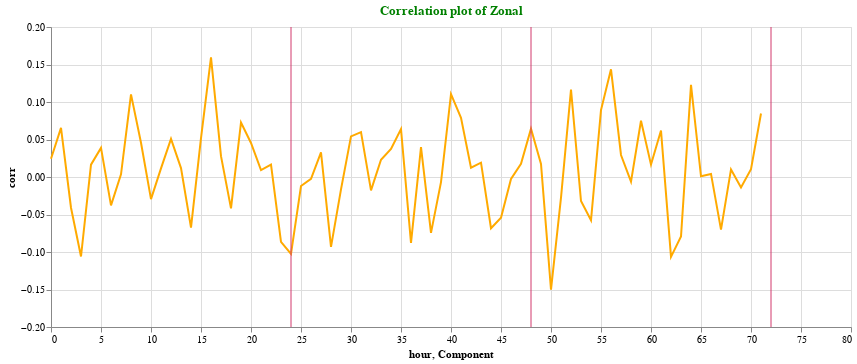

Notebook code cell kept with this figure:
### Code cell
plotcorr(corr_zonal,"Correlation plot of Zonal")

### Figure 1 — Vega-Lite specification as saved in the notebook (floating-point values rounded to 4 significant figures)
{"config": {"view": {"continuousWidth": 400, "continuousHeight": 300}}, "layer": [{"data": {"name": "data-762d33cb7cdd41bc6fa7764a0bf1d36d"}, "mark": "line", "encoding": {"color": {"value": "#FFAA00"}, "x": {"field": "hour", "type": "quantitative"}, "y": {"field": "corr", "type": "quantitative"}}, "height": 300, "title": {"text": ["Correlation plot of Zonal"], "color": "green"}, "width": 800}, {"data": {"name": "data-b9dd60dc560f7891b967d8e82c37ad0c"}, "mark": {"type": "rule", "color": "#D2386C"}, "encoding": {"x": {"field": "Component", "type": "quantitative"}}}], "$schema": "https://vega.github.io/schema/vega-lite/v4.17.0.json", "datasets": {"data-762d33cb7cdd41bc6fa7764a0bf1d36d": [{"corr": 0.02432, "hour": 0}, {"corr": 0.06548, "hour": 1}, {"corr": -0.04098, "hour": 2}, {"corr": -0.106, "hour": 3}, {"corr": 0.01644, "hour": 4}, {"corr": 0.03876, "hour": 5}, {"corr": -0.03781, "hour": 6}, {"corr": 0.003542, "hour": 7}, {"corr": 0.1102, "hour": 8}, {"corr": 0.04559, "hour": 9}, {"corr": -0.02957, "hour": 10}, {"corr": 0.01156, "hour": 11}, {"corr": 0.05082, "hour": 12}, {"corr": 0.01189, "hour": 13}, {"corr": -0.06752, "hour": 14}, {"corr": 0.05189, "hour": 15}, {"corr": 0.1594, "hour": 16}, {"corr": 0.0277, "hour": 17}, {"corr": -0.04182, "hour": 18}, {"corr": 0.07274, "hour": 19}, {"corr": 0.04536, "hour": 20}, {"corr": 0.00911, "hour": 21}, {"corr": 0.01654, "hour": 22}, {"corr": -0.08641, "hour": 23}, {"corr": -0.1026, "hour": 24}, {"corr": -0.012, "hour": 25}, {"corr": -0.002461, "hour": 26}, {"corr": 0.03292, "hour": 27}, {"corr": -0.09315, "hour": 28}, {"corr": -0.01643, "hour": 29}, {"corr": 0.0542, "hour": 30}, {"corr": 0.05989, "hour": 31}, {"corr": -0.01781, "hour": 32}, {"corr": 0.02299, "hour": 33}, {"corr": 0.03743, "hour": 34}, {"corr": 0.0638, "hour": 35}, {"corr": -0.08777, "hour": 36}, {"corr": 0.03983, "hour": 37}, {"corr": -0.0745, "hour": 38}, {"corr": -0.006802, "hour": 39}, {"corr": 0.1104, "hour": 40}, {"corr": 0.07878, "hour": 41}, {"corr": 0.01244, "hour": 42}, {"corr": 0.01911, "hour": 43}, {"corr": -0.0683, "hour": 44}, {"corr": -0.05438, "hour": 45}, {"corr": -0.002641, "hour": 46}, {"corr": 0.01748, "hour": 47}, {"corr": 0.06435, "hour": 48}, {"corr": 0.01751, "hour": 49}, {"corr": -0.1503, "hour": 50}, {"corr": -0.02752, "hour": 51}, {"corr": 0.1165, "hour": 52}, {"corr": -0.03197, "hour": 53}, {"corr": -0.05777, "hour": 54}, {"corr": 0.08927, "hour": 55}, {"corr": 0.1436, "hour": 56}, {"corr": 0.02936, "hour": 57}, {"corr": -0.006176, "hour": 58}, {"corr": 0.07503, "hour": 59}, {"corr": 0.01651, "hour": 60}, {"corr": 0.06193, "hour": 61}, {"corr": -0.1064, "hour": 62}, {"corr": -0.07931, "hour": 63}, {"corr": 0.1229, "hour": 64}, {"corr": 0.0009582, "hour": 65}, {"corr": 0.004115, "hour": 66}, {"corr": -0.07015, "hour": 67}, {"corr": 0.01012, "hour": 68}, {"corr": -0.014, "hour": 69}, {"corr": 0.01037, "hour": 70}, {"corr": 0.08463, "hour": 71}], "data-b9dd60dc560f7891b967d8e82c37ad0c": [{"Component": 24}, {"Component": 48}, {"Component": 72}]}}
